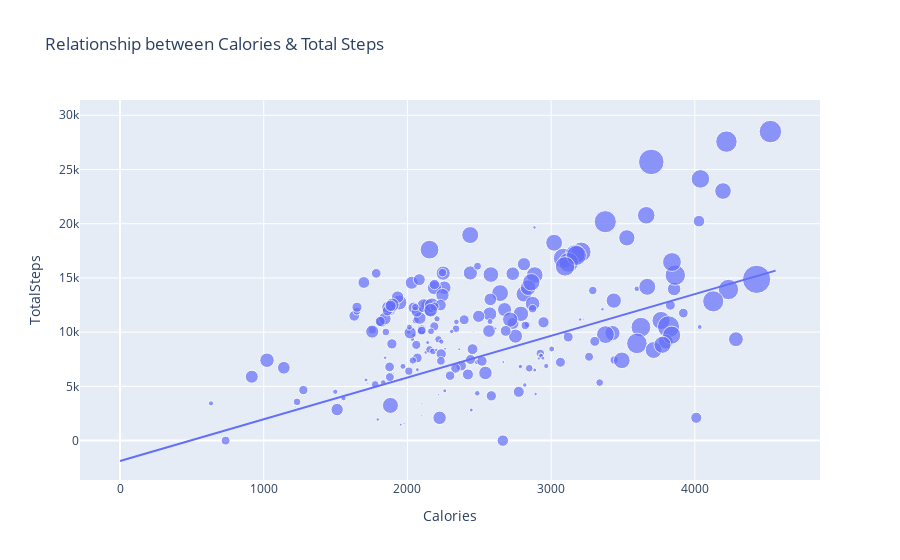

The notebook cell saved with this chart:
### Code cell
figure = px.scatter(data_frame = data, x="Calories",
                    y="TotalSteps", size="VeryActiveMinutes", 
                    trendline="ols", 
                    title="Relationship between Calories & Total Steps")
figure.show()

### Figure 1 — Plotly figure (JSON) as saved in the notebook; plotly's stock layout.template omitted (floating-point values rounded to 4 significant figures; data arrays with more than 128 entries replaced by an {"elided": "..."} marker saying what was removed)
{"data": [{"hovertemplate": "Calories=%{x}<br>TotalSteps=%{y}<br>VeryActiveMinutes=%{marker.size}<extra></extra>", "legendgroup": "", "marker": {"color": "#636efa", "size": {"elided": "457 int values"}, "sizemode": "area", "sizeref": 0.505, "symbol": "circle"}, "mode": "markers", "name": "", "orientation": "v", "showlegend": false, "type": "scatter", "x": {"elided": "457 int values"}, "xaxis": "x", "y": {"elided": "457 int values"}, "yaxis": "y"}, {"hovertemplate": "<b>OLS trendline</b><br>TotalSteps = 3.84873 * Calories + -1880.04<br>R<sup>2</sup>=0.338003<br><br>Calories=%{x}<br>TotalSteps=%{y} <b>(trend)</b><extra></extra>", "legendgroup": "", "marker": {"color": "#636efa", "symbol": "circle"}, "mode": "lines", "name": "", "showlegend": false, "type": "scatter", "x": {"elided": "457 int values"}, "xaxis": "x", "y": {"elided": "457 float values"}, "yaxis": "y"}], "layout": {"autosize": true, "legend": {"itemsizing": "constant", "tracegroupgap": 0}, "title": {"text": "Relationship between Calories & Total Steps"}, "xaxis": {"anchor": "y", "autorange": true, "domain": [0, 1], "range": [-264.5, 4827.0], "title": {"text": "Calories"}, "type": "linear"}, "yaxis": {"anchor": "x", "autorange": true, "domain": [0, 1], "range": [-3710.0, 32890.0], "title": {"text": "TotalSteps"}, "type": "linear"}}}
